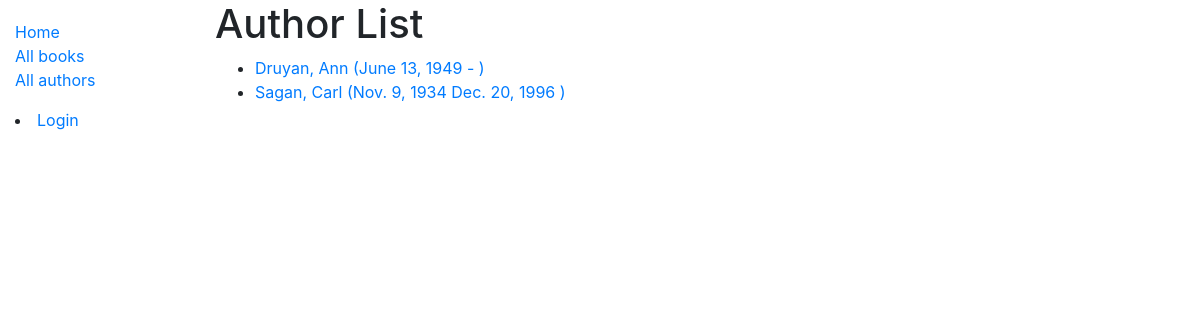
The page /catalog/authors on the database its author committed.
### catalog/models.py (models this page shows, shortened)
class Author(models.Model):
    first_name = models.CharField(max_length=100)
    last_name = models.CharField(max_length=100)
    date_of_birth = models.DateField(null=True, blank=True)
    date_of_death = models.DateField('Died', null=True, blank=True)
    class Meta:
        ordering = ['last_name', 'first_name']
    def get_absolute_url(self):
        return reverse('author-detail', args=[str(self.id)])

### catalog/views.py (the view)
# urls.py: path('authors', views.AuthorListView.as_view(), name='authors'),
class AuthorListView(generic.ListView):
    model = Author

### catalog/templates/catalog/author_list.html
{% extends "base_generic.html" %}
{% block content %}
  <h1>Author List</h1>
  {% if author_list %}
  <ul>
    {% for author in author_list %}
      <li>
	      <a href="{{ author.get_absolute_url }}">{{ author.last_name }}, {{author.first_name}} ({{ author.date_of_birth }} {{ author.date_of_death|default_if_none:"-" }} )</a>
      </li>
    {% endfor %}
  </ul>
  {% else %}
    <p>There are no authors in the library.</p>
  {% endif %}
{% endblock %}

### rows shown on the page
Author: last_name "Druyan", first_name "Ann", date_of_birth "June 13, 1949", date_of_death "-"
Author: last_name "Sagan", first_name "Carl", date_of_birth "Nov. 9, 1934", date_of_death "Dec. 20, 1996"
